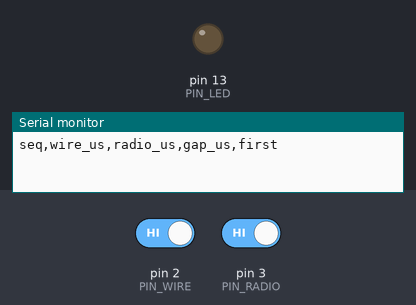
A sketch run on a simulated Arduino Uno, built with avr-gcc and run on an emulated ATmega328P. Shown: output pins drawn as LEDs (lit = HIGH), the last lines printed to the serial monitor. Inputs (shaded band) come from the test bench; at power-on: pin 2 (PIN_WIRE) HIGH, pin 3 (PIN_RADIO) HIGH.

Above: at 1.2 s.
1.3 s: pin 2 (PIN_WIRE) driven LOW and pin 3 (PIN_RADIO) driven LOW
At 2.6 s:
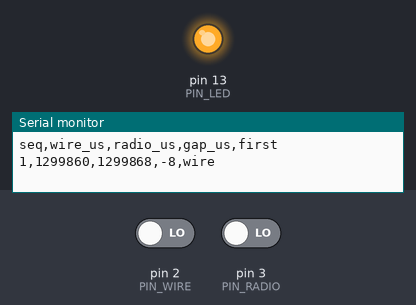
Timing chart, 0 to 4.3 s (numbered marks = the images above; inputs shaded):
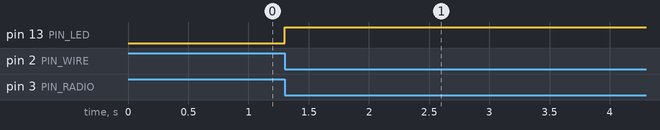

Measured:
- after the input at 1.3 s, pin 13 (PIN_LED): LOW → HIGH at once

The sketch:

dualrx.ino
```cpp
// dualrx.ino -- THE MEASUREMENT RIG for the fibre-vs-microwave comparison.
//
// The trap this avoids: comparing timestamps taken on two different Arduinos needs
// clock synchronisation, which will cost you a week. Instead ONE board holds BOTH
// inputs and times both arrivals against its own micros(). No sync, no drift.
//
// WIRING
//   D2  WIRE   <- the wired bus (through the gateways and the delay repeater)
//   D3  RADIO  <- 433 MHz OOK receiver data pin (direct, one hop)
//   D13 LED
//
// Both paths carry the SAME logical quote with the SAME sequence number, so this is
// also the A/B line-arbitration exercise: take whichever arrives first, discard the
// duplicate, and report the gap.
//
// AVR micros() resolves 4 us; the expected gap is tens of milliseconds, so there are
// thousands of ticks of margin.

#define PIN_WIRE  2
#define PIN_RADIO 3
#define PIN_LED   13

volatile uint32_t t_wire = 0, t_radio = 0;
volatile uint8_t  got_wire = 0, got_radio = 0;

uint32_t n_pairs = 0, n_radio_first = 0;
int32_t  sum_gap = 0, min_gap = 2147483647L, max_gap = -2147483648L;

// In the real build these ISRs sit on the framing decoder and fire on a complete,
// CRC-valid frame. Edge-triggered here so the rig can be bench-tested on its own.
void isrWire()  { if (!got_wire)  { t_wire  = micros(); got_wire  = 1; } }
void isrRadio() { if (!got_radio) { t_radio = micros(); got_radio = 1; } }

void setup() {
  pinMode(PIN_WIRE, INPUT); pinMode(PIN_RADIO, INPUT); pinMode(PIN_LED, OUTPUT);
  attachInterrupt(digitalPinToInterrupt(PIN_WIRE),  isrWire,  FALLING);
  attachInterrupt(digitalPinToInterrupt(PIN_RADIO), isrRadio, FALLING);
  Serial.begin(115200);
  Serial.println(F("seq,wire_us,radio_us,gap_us,first"));
}

void loop() {
  if (!(got_wire && got_radio)) return;

  noInterrupts();
  uint32_t w = t_wire, r = t_radio;
  got_wire = got_radio = 0;
  interrupts();

  int32_t gap = (int32_t)(w - r);        // positive => radio arrived first
  n_pairs++;
  if (gap > 0) n_radio_first++;
  sum_gap += gap;
  if (gap < min_gap) min_gap = gap;
  if (gap > max_gap) max_gap = gap;

  Serial.print(n_pairs); Serial.print(',');
  Serial.print(w);       Serial.print(',');
  Serial.print(r);       Serial.print(',');
  Serial.print(gap);     Serial.print(',');
  Serial.println(gap > 0 ? F("RADIO") : F("wire"));

  if (n_pairs % 50 == 0) {
    Serial.print(F("# n=")); Serial.print(n_pairs);
    Serial.print(F(" mean_gap=")); Serial.print(sum_gap / (int32_t)n_pairs);
    Serial.print(F("us min=")); Serial.print(min_gap);
    Serial.print(F(" max=")); Serial.print(max_gap);
    Serial.print(F(" radio_first=")); Serial.print(100UL * n_radio_first / n_pairs);
    Serial.println(F("%"));
  }
  digitalWrite(PIN_LED, !digitalRead(PIN_LED));
}
```
